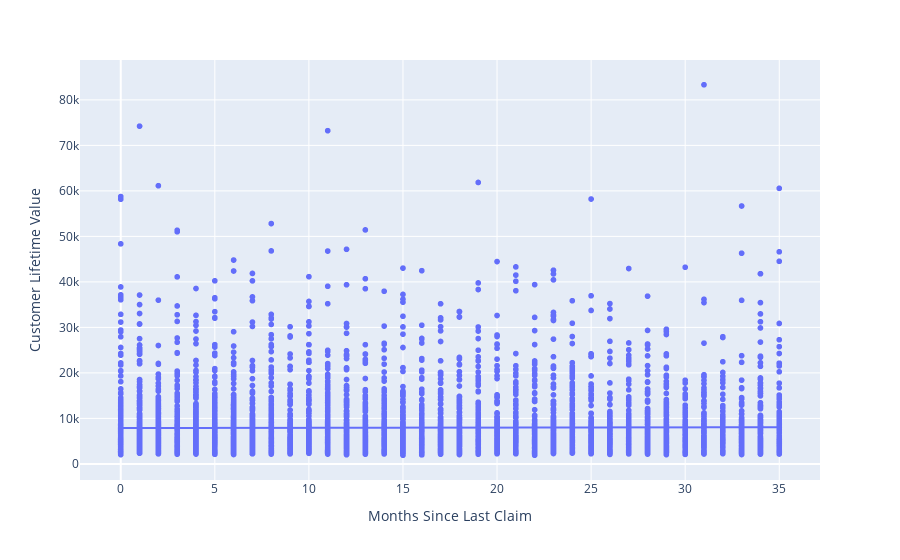

The cell this chart's notebook holds for it:
### Code cell
# Look at relationship between month since last claim, and lifetime value

# if month since last claim is 0, that means you recently had a claim
# if month since last claim is 35, that means you haven't had a clain in 35 months. 


px.scatter(train_encoded, 
            x = "Months Since Last Claim", 
            y = "Customer Lifetime Value", 
            trendline="ols")

### Figure 1 — Plotly figure (JSON) as saved in the notebook; plotly's stock layout.template omitted (floating-point values rounded to 4 significant figures; data arrays with more than 128 entries replaced by an {"elided": "..."} marker saying what was removed)
{"data": [{"hovertemplate": "Months Since Last Claim=%{x}<br>Customer Lifetime Value=%{y}<extra></extra>", "legendgroup": "", "marker": {"color": "#636efa", "symbol": "circle"}, "mode": "markers", "name": "", "showlegend": false, "type": "scattergl", "x": {"elided": "6598 int values"}, "xaxis": "x", "y": {"elided": "6598 float values"}, "yaxis": "y"}, {"hovertemplate": "<b>OLS trendline</b><br>Customer Lifetime Value = 5.2078 * Months Since Last Claim + 7876.22<br>R<sup>2</sup>=0.000061<br><br>Months Since Last Claim=%{x}<br>Customer Lifetime Value=%{y} <b>(trend)</b><extra></extra>", "legendgroup": "", "marker": {"color": "#636efa", "symbol": "circle"}, "mode": "lines", "name": "", "showlegend": false, "type": "scattergl", "x": {"elided": "6598 int values"}, "xaxis": "x", "y": {"elided": "6598 float values"}, "yaxis": "y"}], "layout": {"legend": {"tracegroupgap": 0}, "margin": {"t": 60}, "xaxis": {"anchor": "y", "domain": [0, 1], "title": {"text": "Months Since Last Claim"}}, "yaxis": {"anchor": "x", "domain": [0, 1], "title": {"text": "Customer Lifetime Value"}}}}
